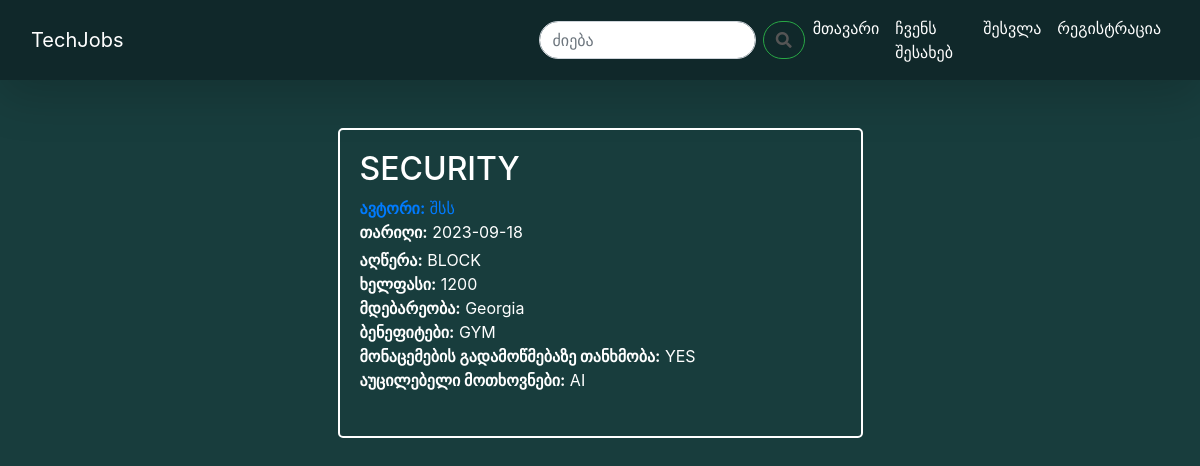
/job/35, run on the app's committed database.
### app/models.py (models this page shows, shortened)
class Job(db.Model):
    id = db.Column(db.Integer, primary_key=True)
    title = db.Column(db.String(20), unique=True, nullable=False)
    date_posted = db.Column(db.DateTime, nullable=False, default=datetime.utcnow)
    description = db.Column(db.Text, nullable=False)
    user_id = db.Column(db.Integer, db.ForeignKey('user.id'), nullable=False)
    salary = db.Column(db.String(50), nullable=True)
    location = db.Column(db.String(100), nullable=True)
    benefits = db.Column(db.Text, nullable=True)
    data_verification = db.Column(db.Text, nullable=True)
    required_skills = db.Column(db.Text, nullable=True)

class User(db.Model, UserMixin):
    id = db.Column(db.Integer, primary_key=True)
    username = db.Column(db.String(20), unique=True, nullable=False)
    email = db.Column(db.String(120), unique=True, nullable=False)
    image_file = db.Column(db.String(20), nullable=False, default='default.jpg')
    password = db.Column(db.String(30), nullable=False)
    jobs = db.relationship('Job', backref='author', lazy=True)

### app/jobs/routes.py (the view)
@jobs.route('/job/<int:job_id>')
def job(job_id):
    job = Job.query.get_or_404(job_id)
    return render_template('job.html', title=job.title, job=job)

### app/templates/job.html (shortened to what this page needs)
{% extends "base.html" %}
{% block content %}
<br>
<br>
<div class="container">
    <div class="row">
        <div class="col-md-6 offset-md-3">
            <div class="rectangle-border">
                <h2 class="white-text">{{ job.title }}</h2>
                <a class="mb-1" href="{{ url_for('users.user_jobs', username=job.author.username) }}"><strong>ავტორი:</strong> {{ job.author.username }}</a>
                <p class="white-text mb-1"><strong>თარიღი:</strong> {{ job.date_posted.strftime('%Y-%m-%d') }}</p>
                <p class="white-text mb-0"><strong>აღწერა:</strong> {{ job.description }}</p>
                {% if job.salary %}
                <p class="white-text mb-0"><strong>ხელფასი:</strong> {{ job.salary }}</p>
                {% endif %}
                {% if job.location %}
                <p class="white-text mb-0"><strong>მდებარეობა:</strong> {{ job.location }}</p>
                {% endif %}
                {% if job.benefits %}
                <p class="white-text mb-0"><strong>ბენეფიტები:</strong> {{ job.benefits }}</p>
                {% endif %}
                {% if job.data_verification %}
                <p class="white-text mb-0"><strong>მონაცემების გადამოწმებაზე თანხმობა:</strong> {{ job.data_verification }}</p>
                {% endif %}
                {% if job.required_skills %}
                <p class="white-text mb-0"><strong>აუცილებელი მოთხოვნები:</strong> {{ job.required_skills }}</p>
                {% endif %}
                <br>
            </div>
        </div>
    </div>
</div>
{% endblock %}

### app/static/main.css (style rules this page uses)
body { background-color: #183D3D; }
.white-text { color: #fff; }
.rectangle-border { border: 2px solid #fff; border-radius: 5px; padding: 20px; }

### data on the page
Job: title "SECURITY", date_posted "2023-09-18", description "BLOCK", salary "1200", location "Georgia", benefits "GYM", data_verification "YES", required_skills "AI"
User: author.username "შსს"
